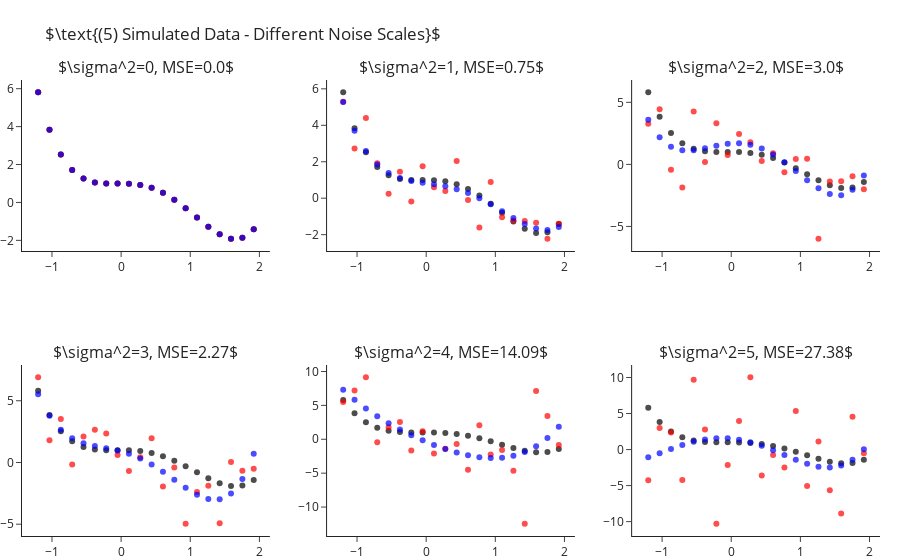

The code cell stored with this chart in its notebook:
### Markdown cell above
How is it that we are able to fit "better" models for $k$s larger than the true one? As we increase $k$ we enable the model
more "degrees of freedom" to try and adapt itself to the observed data. The higher $k$ the more the learner will "go after
the noise" and miss the real signal of the data. In other words, what we have just observed is what is known as **overfitting**.

Later in the course we will learn methods for detection and avoidance of overfitting.


## Fitting Polynomial Over Different Sample Noise Levels

Next, let us set $k=4$ (the true values) and study the outputted models when training over different noise levels. Though
we will only be changing the scale of the noise (i.e. the variance, $\sigma^2$), changing other properties such as its
distribution is interesting too. As we would expect, as we increase the scale of the noise our error increases. We can
observe this also in a visual manner, where the fitted polynomial (in blue) less and less resembles the actual model (in black).

### Code cell
scales = range(6)
fig = make_subplots(2, 3, subplot_titles=list(map(str, scales)))
for i, s in enumerate(scales):
    r,c = i//3+1, i%3+1
    
    y = y_ + np.random.normal(scale=s, size=len(y_))
    y_hat = make_pipeline(PolynomialFeatures(4), LinearRegression(fit_intercept=False)).fit(X, y).predict(X)

    fig.add_traces([go.Scatter(x=x, y=y_, mode="markers", name="Real Points",  marker=dict(color="black", opacity=.7), showlegend=False),
                    go.Scatter(x=x, y=y, mode="markers", name="Observed Points",  marker=dict(color="red", opacity=.7), showlegend=False),
                    go.Scatter(x=x, y=y_hat, mode="markers", name="Predicted Points",  marker=dict(color="blue", opacity=.7), showlegend=False)], rows=r, cols=c)
    fig["layout"]["annotations"][i]["text"] = rf"$\sigma^2={{0}}, MSE={{1}}$".format(s, round(np.mean((y-y_hat)**2), 2))

fig.update_layout(title=r"$\text{(5) Simulated Data - Different Noise Scales}$", margin=dict(t=80)).show()

### Figure 1 — Plotly figure (JSON) as saved in the notebook; plotly's stock layout.template omitted (floating-point values rounded to 4 significant figures)
{"data": [{"marker": {"color": "black", "opacity": 0.7}, "mode": "markers", "name": "Real Points", "showlegend": false, "type": "scatter", "x": [-1.2, -1.036, -0.8718, -0.7077, -0.5436, -0.3795, -0.2154, -0.05128, 0.1128, 0.2769, 0.441, 0.6051, 0.7692, 0.9333, 1.097, 1.262, 1.426, 1.59, 1.754, 1.918], "xaxis": "x", "y": [5.81, 3.838, 2.523, 1.709, 1.261, 1.058, 0.9989, 0.999, 0.9909, 0.9251, 0.769, 0.5078, 0.1439, -0.3028, -0.7951, -1.278, -1.68, -1.912, -1.866, -1.418], "yaxis": "y"}, {"marker": {"color": "red", "opacity": 0.7}, "mode": "markers", "name": "Observed Points", "showlegend": false, "type": "scatter", "x": [-1.2, -1.036, -0.8718, -0.7077, -0.5436, -0.3795, -0.2154, -0.05128, 0.1128, 0.2769, 0.441, 0.6051, 0.7692, 0.9333, 1.097, 1.262, 1.426, 1.59, 1.754, 1.918], "xaxis": "x", "y": [5.81, 3.838, 2.523, 1.709, 1.261, 1.058, 0.9989, 0.999, 0.9909, 0.9251, 0.769, 0.5078, 0.1439, -0.3028, -0.7951, -1.278, -1.68, -1.912, -1.866, -1.418], "yaxis": "y"}, {"marker": {"color": "blue", "opacity": 0.7}, "mode": "markers", "name": "Predicted Points", "showlegend": false, "type": "scatter", "x": [-1.2, -1.036, -0.8718, -0.7077, -0.5436, -0.3795, -0.2154, -0.05128, 0.1128, 0.2769, 0.441, 0.6051, 0.7692, 0.9333, 1.097, 1.262, 1.426, 1.59, 1.754, 1.918], "xaxis": "x", "y": [5.81, 3.838, 2.523, 1.709, 1.261, 1.058, 0.9989, 0.999, 0.9909, 0.9251, 0.769, 0.5078, 0.1439, -0.3028, -0.7951, -1.278, -1.68, -1.912, -1.866, -1.418], "yaxis": "y"}, {"marker": {"color": "black", "opacity": 0.7}, "mode": "markers", "name": "Real Points", "showlegend": false, "type": "scatter", "x": [-1.2, -1.036, -0.8718, -0.7077, -0.5436, -0.3795, -0.2154, -0.05128, 0.1128, 0.2769, 0.441, 0.6051, 0.7692, 0.9333, 1.097, 1.262, 1.426, 1.59, 1.754, 1.918], "xaxis": "x2", "y": [5.81, 3.838, 2.523, 1.709, 1.261, 1.058, 0.9989, 0.999, 0.9909, 0.9251, 0.769, 0.5078, 0.1439, -0.3028, -0.7951, -1.278, -1.68, -1.912, -1.866, -1.418], "yaxis": "y2"}, {"marker": {"color": "red", "opacity": 0.7}, "mode": "markers", "name": "Observed Points", "showlegend": false, "type": "scatter", "x": [-1.2, -1.036, -0.8718, -0.7077, -0.5436, -0.3795, -0.2154, -0.05128, 0.1128, 0.2769, 0.441, 0.6051, 0.7692, 0.9333, 1.097, 1.262, 1.426, 1.59, 1.754, 1.918], "xaxis": "x2", "y": [5.291, 2.733, 4.394, 1.92, 0.2399, 1.456, -0.1742, 1.759, 0.6011, 0.392, 2.045, -0.09916, -1.601, 0.8848, -1.05, -1.228, -1.25, -1.346, -2.222, -1.397], "yaxis": "y2"}, {"marker": {"color": "blue", "opacity": 0.7}, "mode": "markers", "name": "Predicted Points", "showlegend": false, "type": "scatter", "x": [-1.2, -1.036, -0.8718, -0.7077, -0.5436, -0.3795, -0.2154, -0.05128, 0.1128, 0.2769, 0.441, 0.6051, 0.7692, 0.9333, 1.097, 1.262, 1.426, 1.59, 1.754, 1.918], "xaxis": "x2", "y": [5.274, 3.698, 2.591, 1.85, 1.381, 1.102, 0.9437, 0.846, 0.7615, 0.6539, 0.498, 0.2803, -0.001567, -0.3385, -0.7102, -1.085, -1.419, -1.659, -1.738, -1.58], "yaxis": "y2"}, {"marker": {"color": "black", "opacity": 0.7}, "mode": "markers", "name": "Real Points", "showlegend": false, "type": "scatter", "x": [-1.2, -1.036, -0.8718, -0.7077, -0.5436, -0.3795, -0.2154, -0.05128, 0.1128, 0.2769, 0.441, 0.6051, 0.7692, 0.9333, 1.097, 1.262, 1.426, 1.59, 1.754, 1.918], "xaxis": "x3", "y": [5.81, 3.838, 2.523, 1.709, 1.261, 1.058, 0.9989, 0.999, 0.9909, 0.9251, 0.769, 0.5078, 0.1439, -0.3028, -0.7951, -1.278, -1.68, -1.912, -1.866, -1.418], "yaxis": "y3"}, {"marker": {"color": "red", "opacity": 0.7}, "mode": "markers", "name": "Observed Points", "showlegend": false, "type": "scatter", "x": [-1.2, -1.036, -0.8718, -0.7077, -0.5436, -0.3795, -0.2154, -0.05128, 0.1128, 0.2769, 0.441, 0.6051, 0.7692, 0.9333, 1.097, 1.262, 1.426, 1.59, 1.754, 1.918], "xaxis": "x3", "y": [3.277, 4.453, -0.4365, -1.861, 4.259, 0.1845, 3.313, 0.7598, 2.448, 1.781, 0.2713, 0.8918, -0.6323, 0.4331, 0.4453, -5.989, -1.371, -1.362, -0.9525, -1.994], "yaxis": "y3"}, {"marker": {"color": "blue", "opacity": 0.7}, "mode": "markers", "name": "Predicted Points", "showlegend": false, "type": "scatter", "x": [-1.2, -1.036, -0.8718, -0.7077, -0.5436, -0.3795, -0.2154, -0.05128, 0.1128, 0.2769, 0.441, 0.6051, 0.7692, 0.9333, 1.097, 1.262, 1.426, 1.59, 1.754, 1.918], "xaxis": "x3", "y": [3.591, 2.184, 1.427, 1.132, 1.136, 1.298, 1.503, 1.66, 1.7, 1.58, 1.28, 0.8048, 0.1818, -0.5366, -1.274, -1.931, -2.382, -2.48, -2.052, -0.9035], "yaxis": "y3"}, {"marker": {"color": "black", "opacity": 0.7}, "mode": "markers", "name": "Real Points", "showlegend": false, "type": "scatter", "x": [-1.2, -1.036, -0.8718, -0.7077, -0.5436, -0.3795, -0.2154, -0.05128, 0.1128, 0.2769, 0.441, 0.6051, 0.7692, 0.9333, 1.097, 1.262, 1.426, 1.59, 1.754, 1.918], "xaxis": "x4", "y": [5.81, 3.838, 2.523, 1.709, 1.261, 1.058, 0.9989, 0.999, 0.9909, 0.9251, 0.769, 0.5078, 0.1439, -0.3028, -0.7951, -1.278, -1.68, -1.912, -1.866, -1.418], "yaxis": "y4"}, {"marker": {"color": "red", "opacity": 0.7}, "mode": "markers", "name": "Observed Points", "showlegend": false, "type": "scatter", "x": [-1.2, -1.036, -0.8718, -0.7077, -0.5436, -0.3795, -0.2154, -0.05128, 0.1128, 0.2769, 0.441, 0.6051, 0.7692, 0.9333, 1.097, 1.262, 1.426, 1.59, 1.754, 1.918], "xaxis": "x4", "y": [6.9, 1.804, 3.524, -0.1665, 2.101, 2.654, 2.356, 0.6009, -0.6892, 0.4283, 1.97, -1.941, -0.4143, -4.96, -2.395, -1.882, -4.932, 0.0384, -0.6777, -0.5091], "yaxis": "y4"}, {"marker": {"color": "blue", "opacity": 0.7}, "mode": "markers", "name": "Predicted Points", "showlegend": false, "type": "scatter", "x": [-1.2, -1.036, -0.8718, -0.7077, -0.5436, -0.3795, -0.2154, -0.05128, 0.1128, 0.2769, 0.441, 0.6051, 0.7692, 0.9333, 1.097, 1.262, 1.426, 1.59, 1.754, 1.918], "xaxis": "x4", "y": [5.527, 3.777, 2.645, 1.956, 1.56, 1.328, 1.156, 0.964, 0.6969, 0.3221, -0.1684, -0.759, -1.41, -2.058, -2.614, -2.969, -2.987, -2.507, -1.348, 0.698], "yaxis": "y4"}, {"marker": {"color": "black", "opacity": 0.7}, "mode": "markers", "name": "Real Points", "showlegend": false, "type": "scatter", "x": [-1.2, -1.036, -0.8718, -0.7077, -0.5436, -0.3795, -0.2154, -0.05128, 0.1128, 0.2769, 0.441, 0.6051, 0.7692, 0.9333, 1.097, 1.262, 1.426, 1.59, 1.754, 1.918], "xaxis": "x5", "y": [5.81, 3.838, 2.523, 1.709, 1.261, 1.058, 0.9989, 0.999, 0.9909, 0.9251, 0.769, 0.5078, 0.1439, -0.3028, -0.7951, -1.278, -1.68, -1.912, -1.866, -1.418], "yaxis": "y5"}, {"marker": {"color": "red", "opacity": 0.7}, "mode": "markers", "name": "Observed Points", "showlegend": false, "type": "scatter", "x": [-1.2, -1.036, -0.8718, -0.7077, -0.5436, -0.3795, -0.2154, -0.05128, 0.1128, 0.2769, 0.441, 0.6051, 0.7692, 0.9333, 1.097, 1.262, 1.426, 1.59, 1.754, 1.918], "xaxis": "x5", "y": [5.488, 7.182, 9.144, -0.4499, 1.763, 2.548, -1.639, 1.188, -2.116, -1.395, -0.6951, -4.514, 2.062, -2.24, -1.575, -4.654, -12.46, 7.11, 3.452, -0.8449], "yaxis": "y5"}, {"marker": {"color": "blue", "opacity": 0.7}, "mode": "markers", "name": "Predicted Points", "showlegend": false, "type": "scatter", "x": [-1.2, -1.036, -0.8718, -0.7077, -0.5436, -0.3795, -0.2154, -0.05128, 0.1128, 0.2769, 0.441, 0.6051, 0.7692, 0.9333, 1.097, 1.262, 1.426, 1.59, 1.754, 1.918], "xaxis": "x5", "y": [7.312, 5.847, 4.555, 3.408, 2.379, 1.451, 0.6093, -0.1529, -0.8376, -1.441, -1.955, -2.362, -2.644, -2.772, -2.716, -2.438, -1.894, -1.035, 0.193, 1.851], "yaxis": "y5"}, {"marker": {"color": "black", "opacity": 0.7}, "mode": "markers", "name": "Real Points", "showlegend": false, "type": "scatter", "x": [-1.2, -1.036, -0.8718, -0.7077, -0.5436, -0.3795, -0.2154, -0.05128, 0.1128, 0.2769, 0.441, 0.6051, 0.7692, 0.9333, 1.097, 1.262, 1.426, 1.59, 1.754, 1.918], "xaxis": "x6", "y": [5.81, 3.838, 2.523, 1.709, 1.261, 1.058, 0.9989, 0.999, 0.9909, 0.9251, 0.769, 0.5078, 0.1439, -0.3028, -0.7951, -1.278, -1.68, -1.912, -1.866, -1.418], "yaxis": "y6"}, {"marker": {"color": "red", "opacity": 0.7}, "mode": "markers", "name": "Observed Points", "showlegend": false, "type": "scatter", "x": [-1.2, -1.036, -0.8718, -0.7077, -0.5436, -0.3795, -0.2154, -0.05128, 0.1128, 0.2769, 0.441, 0.6051, 0.7692, 0.9333, 1.097, 1.262, 1.426, 1.59, 1.754, 1.918], "xaxis": "x6", "y": [-4.247, 2.983, 2.366, -4.217, 9.694, 2.787, -10.29, -2.141, 3.962, 10.03, -3.591, -0.7572, -2.472, 5.358, -5.073, 1.125, -5.639, -8.887, 4.538, -0.5176], "yaxis": "y6"}, {"marker": {"color": "blue", "opacity": 0.7}, "mode": "markers", "name": "Predicted Points", "showlegend": false, "type": "scatter", "x": [-1.2, -1.036, -0.8718, -0.7077, -0.5436, -0.3795, -0.2154, -0.05128, 0.1128, 0.2769, 0.441, 0.6051, 0.7692, 0.9333, 1.097, 1.262, 1.426, 1.59, 1.754, 1.918], "xaxis": "x6", "y": [-1.059, -0.5082, 0.07539, 0.6238, 1.082, 1.408, 1.574, 1.563, 1.374, 1.018, 0.5179, -0.0882, -0.7502, -1.405, -1.975, -2.37, -2.489, -2.213, -1.415, 0.04842], "yaxis": "y6"}], "layout": {"annotations": [{"font": {"size": 16}, "showarrow": false, "text": "$\\sigma^2=0, MSE=0.0$", "x": 0.1444, "xanchor": "center", "xref": "paper", "y": 1.0, "yanchor": "bottom", "yref": "paper"}, {"font": {"size": 16}, "showarrow": false, "text": "$\\sigma^2=1, MSE=0.75$", "x": 0.5, "xanchor": "center", "xref": "paper", "y": 1.0, "yanchor": "bottom", "yref": "paper"}, {"font": {"size": 16}, "showarrow": false, "text": "$\\sigma^2=2, MSE=3.0$", "x": 0.8556, "xanchor": "center", "xref": "paper", "y": 1.0, "yanchor": "bottom", "yref": "paper"}, {"font": {"size": 16}, "showarrow": false, "text": "$\\sigma^2=3, MSE=2.27$", "x": 0.1444, "xanchor": "center", "xref": "paper", "y": 0.375, "yanchor": "bottom", "yref": "paper"}, {"font": {"size": 16}, "showarrow": false, "text": "$\\sigma^2=4, MSE=14.09$", "x": 0.5, "xanchor": "center", "xref": "paper", "y": 0.375, "yanchor": "bottom", "yref": "paper"}, {"font": {"size": 16}, "showarrow": false, "text": "$\\sigma^2=5, MSE=27.38$", "x": 0.8556, "xanchor": "center", "xref": "paper", "y": 0.375, "yanchor": "bottom", "yref": "paper"}], "margin": {"t": 80}, "title": {"text": "$\\text{(5) Simulated Data - Different Noise Scales}$"}, "xaxis": {"anchor": "y", "domain": [0.0, 0.2889]}, "xaxis2": {"anchor": "y2", "domain": [0.3556, 0.6444]}, "xaxis3": {"anchor": "y3", "domain": [0.7111, 1.0]}, "xaxis4": {"anchor": "y4", "domain": [0.0, 0.2889]}, "xaxis5": {"anchor": "y5", "domain": [0.3556, 0.6444]}, "xaxis6": {"anchor": "y6", "domain": [0.7111, 1.0]}, "yaxis": {"anchor": "x", "domain": [0.625, 1.0]}, "yaxis2": {"anchor": "x2", "domain": [0.625, 1.0]}, "yaxis3": {"anchor": "x3", "domain": [0.625, 1.0]}, "yaxis4": {"anchor": "x4", "domain": [0.0, 0.375]}, "yaxis5": {"anchor": "x5", "domain": [0.0, 0.375]}, "yaxis6": {"anchor": "x6", "domain": [0.0, 0.375]}}}
